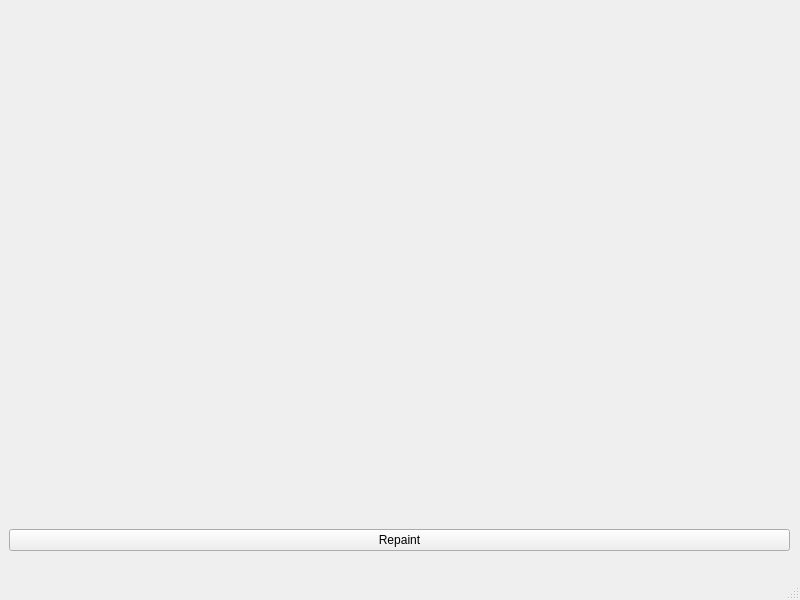
<?xml version="1.0" encoding="UTF-8"?>
<ui version="4.0">
 <class>MainWindow</class>
 <widget class="QMainWindow" name="MainWindow">
  <property name="geometry">
   <rect>
    <x>0</x>
    <y>0</y>
    <width>800</width>
    <height>600</height>
   </rect>
  </property>
  <property name="windowTitle">
   <string>MainWindow</string>
  </property>
  <widget class="QWidget" name="centralwidget">
   <widget class="QWidget" name="verticalLayoutWidget">
    <property name="geometry">
     <rect>
      <x>9</x>
      <y>10</y>
      <width>781</width>
      <height>541</height>
     </rect>
    </property>
    <layout class="QVBoxLayout" name="verticalLayout">
     <item>
      <widget class="RenderArea" name="renderArea" native="true"/>
     </item>
     <item>
      <widget class="QPushButton" name="btnRepaint">
       <property name="text">
        <string>Repaint</string>
       </property>
      </widget>
     </item>
    </layout>
   </widget>
  </widget>
  <widget class="QMenuBar" name="menubar">
   <property name="geometry">
    <rect>
     <x>0</x>
     <y>0</y>
     <width>800</width>
     <height>22</height>
    </rect>
   </property>
  </widget>
  <widget class="QStatusBar" name="statusbar"/>
 </widget>
 <customwidgets>
  <customwidget>
   <class>RenderArea</class>
   <extends>QWidget</extends>
   <header>renderarea.h</header>
   <container>1</container>
  </customwidget>
 </customwidgets>
 <resources/>
 <connections>
  <connection>
   <sender>btnRepaint</sender>
   <signal>clicked()</signal>
   <receiver>renderArea</receiver>
   <slot>update()</slot>
   <hints>
    <hint type="sourcelabel">
     <x>399</x>
     <y>559</y>
    </hint>
    <hint type="destinationlabel">
     <x>399</x>
     <y>286</y>
    </hint>
   </hints>
  </connection>
 </connections>
</ui>
